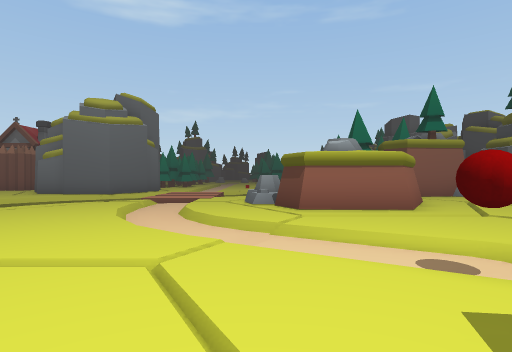
View 1 (above)

24 first-person views from a walk through a scene from a Unity 3-D project. The camera is 1.4 m above the floor, looks level and sees 80° across. The floor is counted in squares, 2 m on a side. Each view is taken from the middle of a square. On the plan, view 1 faces up. The plan holds only what a view shows up to about 10 squares ahead; the rest is blank. The place goes on beyond the plan. The player is left out.

View 2
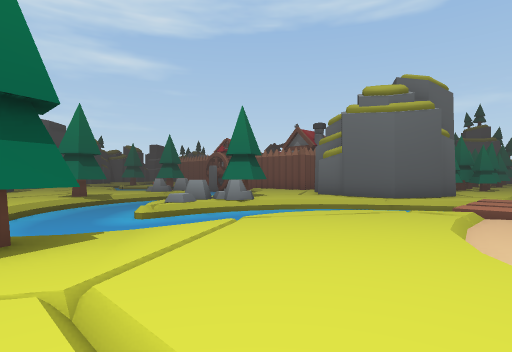

View 3
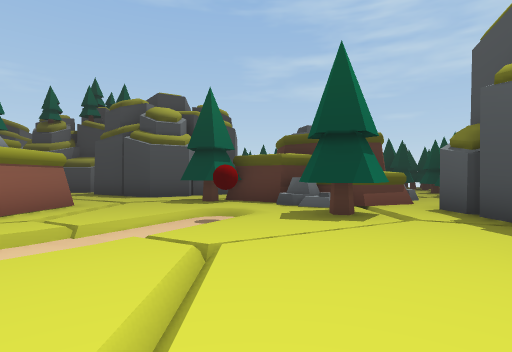

View 4
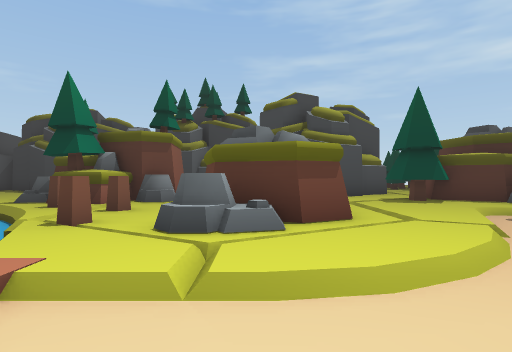

View 5
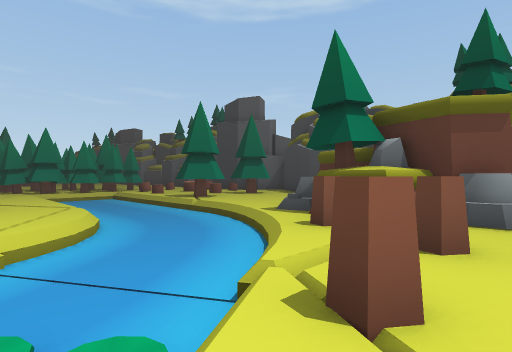

View 6
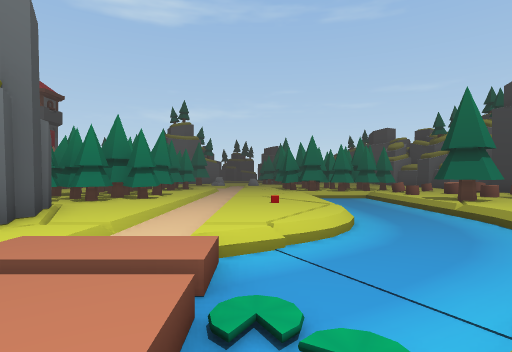

View 7
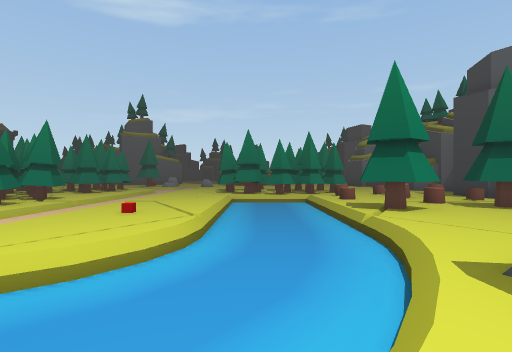

View 8
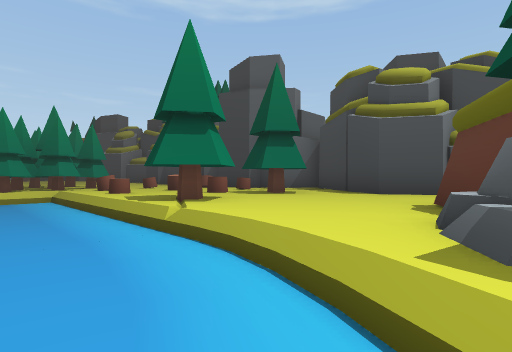

View 9
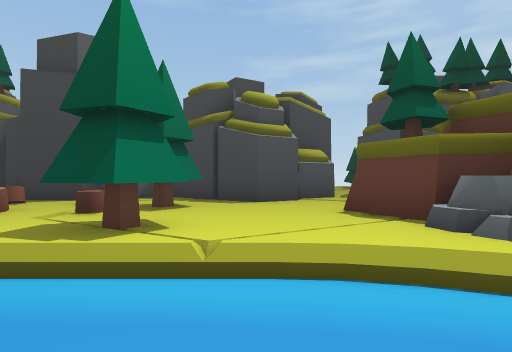

View 10
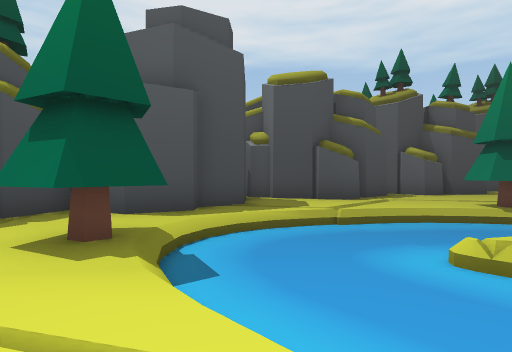

View 11
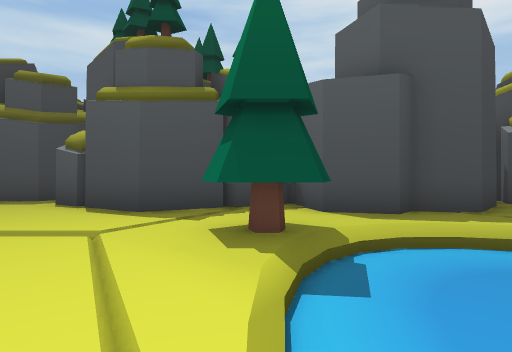

View 12
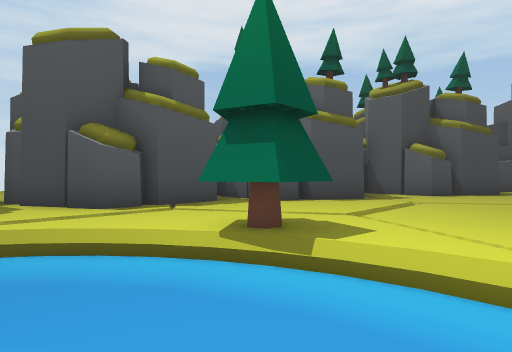

View 13
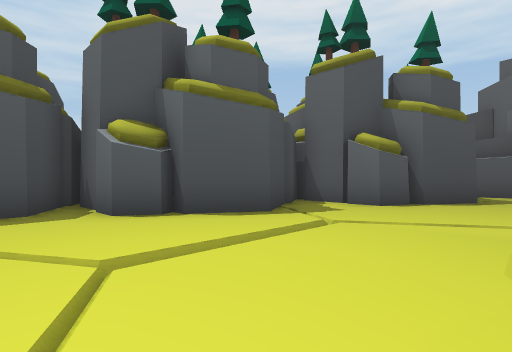

View 14
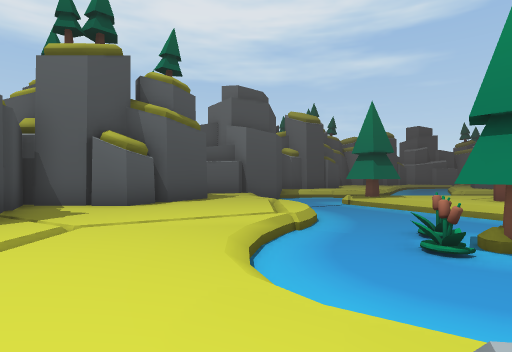

View 15
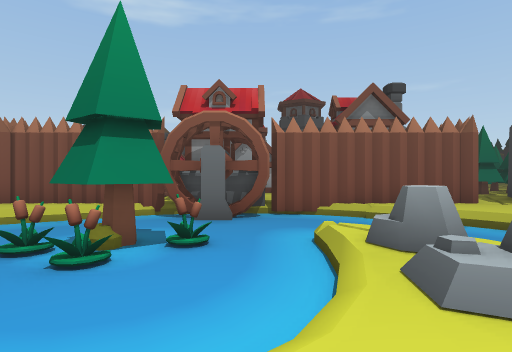

View 16
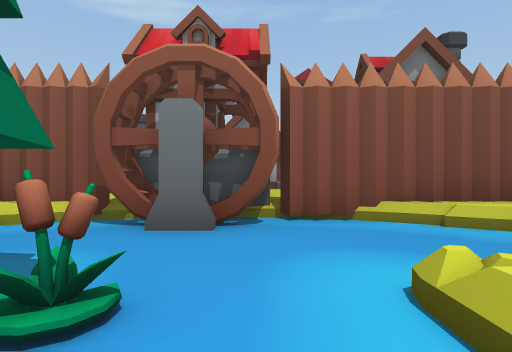

View 17
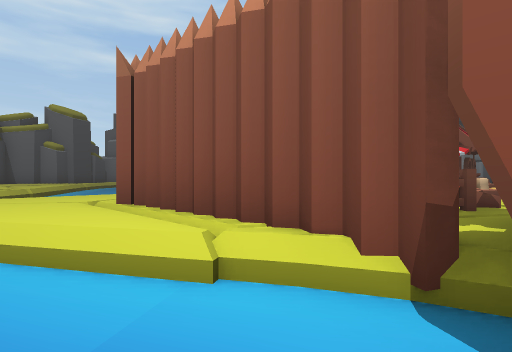

View 18
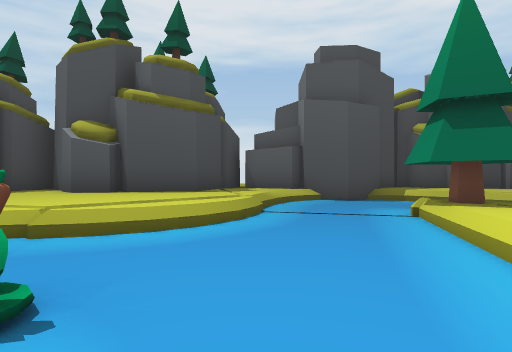

View 19
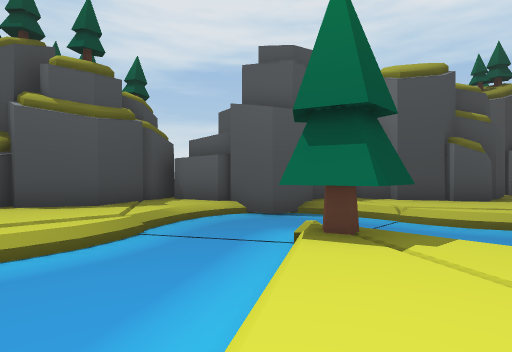

View 20
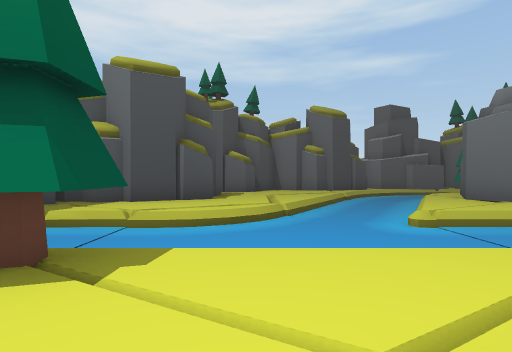

View 21
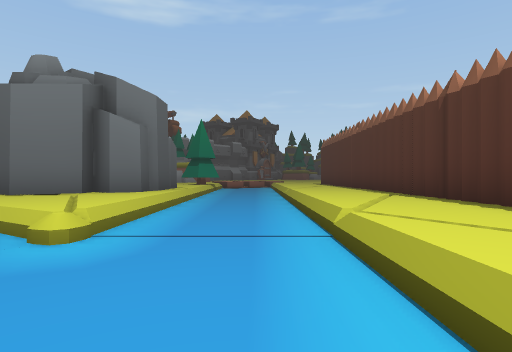

View 22
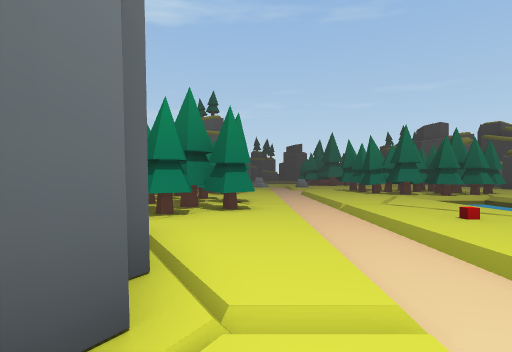

View 23
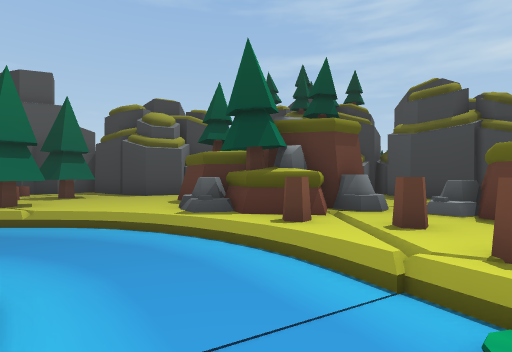

View 24
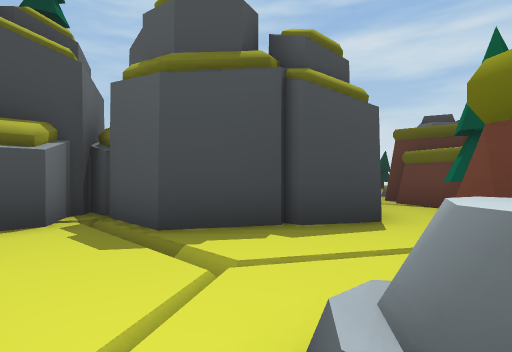

### Floor plan
Key: @ floor where view 1 was taken; # wall or solid block; . main floor; - floor 0.25 m lower than the main floor; _ floor 0.5 m lower than the main floor; < floor 0.75 m lower than the main floor; / step, stairs or slope; = window, fence, low wall or low ledge; ^ raised ledge; O other object.
Columns run from 34 left of view 1 to 11 right of it. Each row starts with its distance up from view 1.
 23     #/__/.#  #                .//../ _/^..=.#
 22    ##/__//# OO              OOO//.//__//.^..#
 21  ###./__/.#                OOO////./__//...=##
 20  ..../__/.#   O           OOOOO//../__/..O...#
 19  //.//__//#   O OO         OOO.//../__/OOOO./#
 18  <<///__/.#   O     O      OO..//../__/O....##
 17  <<<</<</.    O OO  OO    ###..//../__/....##
 16  //<<<<<//     OOO          #/.//.//__//....##
 15  ../<<<</..####OOO#####.    ##.//./___../#...#
 14  .../<<</..../<<#<<</...     #.///___/OO##  ..
 13 ....//<<//.//<<<<<<<</.     ##. .<__/.OOO
 12 ###../<<OO/<<<<O<</         #//OO/</.OOOO
 11   #../___<<<<<OOO<//       ./<   O/OO.OO#O
 10   ##//____<<<<<<<</O      ./   //./.../////O
  9    ####___////<<<<OO     ./<  ///.^/###....O#
  8       #///....////../< /OO<  /.//.#####...###
  7       ##./..../....//<< O/< //.////###//.##
  6        #.##.........O<<<//<</../-//.....##
  5        ######.......OO<<</<</.../-/......
  4             #./..../../<<<<<//.../-/...O.
  3             #####....../<<<<O.....//-.OO..
  2             #   ##......///OO.......///###
  1                  #####../..../..../.O###
  0                  #   #..###..###..@OO##
 -1                  #   #### #### ##....##
 -2                       #          .###.#

Positions as (right, up) in squares from view 1, and headings:
1: (0, 0), facing up
2: (-2, 2), facing up-left
3: (-4, 2), facing right
4: (-4, 8), facing right
5: (-1, 10), facing up-right
6: (-1, 10), facing up
7: (2, 12), facing up
8: (2, 14), facing up-right
9: (1, 17), facing right
10: (-5, 6), facing down-left
11: (-6, 6), facing down
12: (-11, 8), facing down-left
13: (-15, 8), facing down-left
14: (-15, 8), facing left
15: (-17, 7), facing up
16: (-17, 10), facing up
17: (-19, 13), facing up-left
18: (-20, 13), facing down-left
19: (-22, 14), facing down-left
20: (-23, 14), facing left
21: (-27, 14), facing up
22: (-4, 13), facing up
23: (-2, 13), facing right
24: (4, 10), facing down-right
